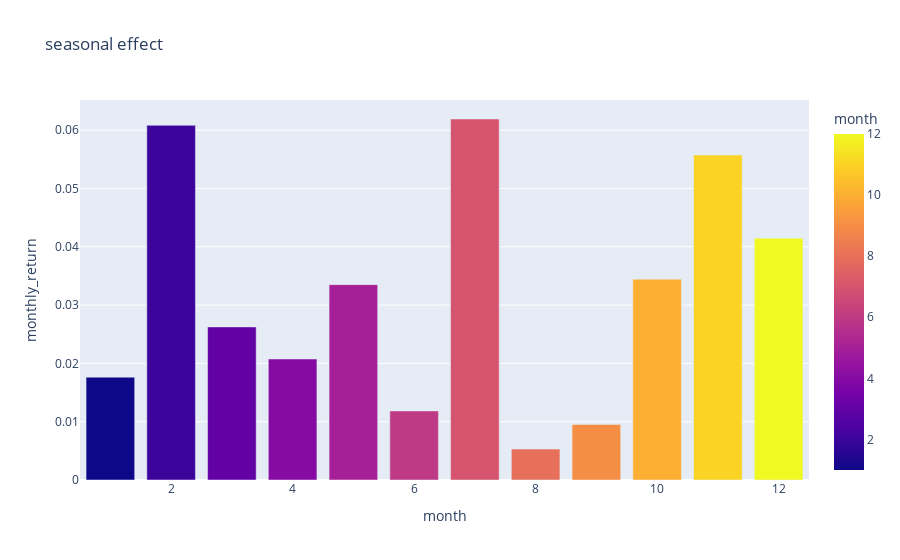

Notebook cell for this chart:
### Code cell
Plotting.plot_seasonal_effect(single_return_data)

### Figure 1 — Plotly figure (JSON) as saved in the notebook; plotly's stock layout.template omitted (floating-point values rounded to 4 significant figures)
{"data": [{"alignmentgroup": "True", "hovertemplate": "month=%{marker.color}<br>monthly_return=%{y}<extra></extra>", "legendgroup": "", "marker": {"color": [1, 2, 3, 4, 5, 6, 7, 8, 9, 10, 11, 12], "coloraxis": "coloraxis", "pattern": {"shape": ""}}, "name": "", "offsetgroup": "", "orientation": "v", "showlegend": false, "textposition": "auto", "type": "bar", "x": [1, 2, 3, 4, 5, 6, 7, 8, 9, 10, 11, 12], "xaxis": "x", "y": [0.01764, 0.06083, 0.02626, 0.02075, 0.03351, 0.01185, 0.06191, 0.005303, 0.009515, 0.03445, 0.05574, 0.04148], "yaxis": "y"}], "layout": {"barmode": "relative", "coloraxis": {"colorbar": {"title": {"text": "month"}}, "colorscale": [[0, "#0d0887"], [0.1111, "#46039f"], [0.2222, "#7201a8"], [0.3333, "#9c179e"], [0.4444, "#bd3786"], [0.5556, "#d8576b"], [0.6667, "#ed7953"], [0.7778, "#fb9f3a"], [0.8889, "#fdca26"], [1, "#f0f921"]]}, "legend": {"tracegroupgap": 0}, "title": {"text": "seasonal effect"}, "xaxis": {"anchor": "y", "domain": [0, 1], "title": {"text": "month"}}, "yaxis": {"anchor": "x", "domain": [0, 1], "title": {"text": "monthly_return"}}}}
